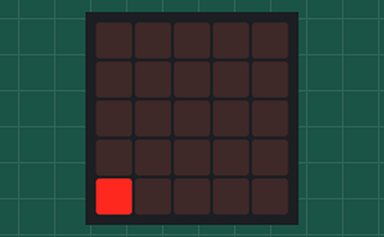
Simulated run of this program. Board: BBC micro:bit running MicroPython. On the bench: the board's 5×5 LED display. Random numbers come from a fixed seed.

Above: at 1.2 s.
At 2.3 s:
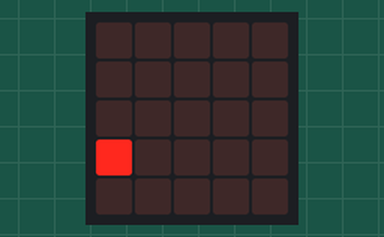
At 11.98 s:
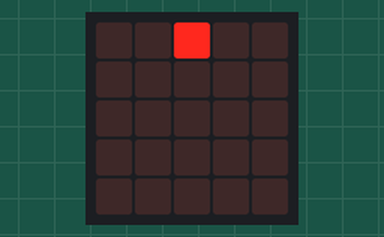
At 21.3 s:
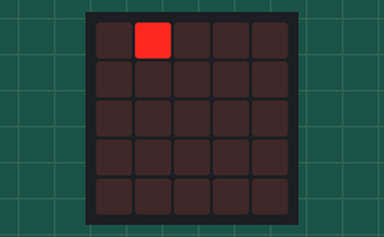
At 26.26 s:
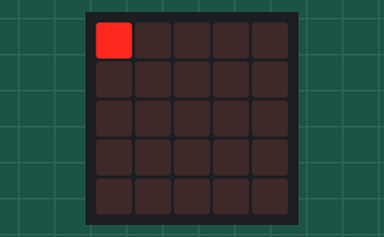
At 31.0 s:
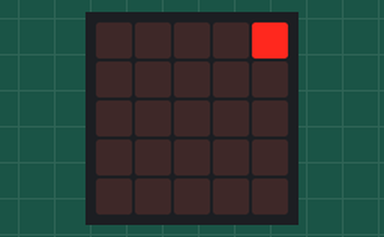

Measured:
- what the display in image 0 shows lasts 0.6 s, from 1.1 s to 1.7 s
- what the display in image 1 shows lasts 0.4 s, from 2.1 s to 2.5 s
- what the display in image 5 shows lasts 0.5 s, from 31.0 s to 31.5 s

The program:

randomWalk.py
```python
from microbit import *
import random

i=2;
j=2;

def blink(i,j,dur=100):
    display.set_pixel(i, j, 9)
    sleep(dur)
    display.set_pixel(i, j, 0)

while True:
    blink(i,j)
    dir=random.randint(-1,2)
    if dir%2==0:
        j=max(min(j+dir-1,4),0)
    else:
        i=max(min(i+dir,4),0)
```
